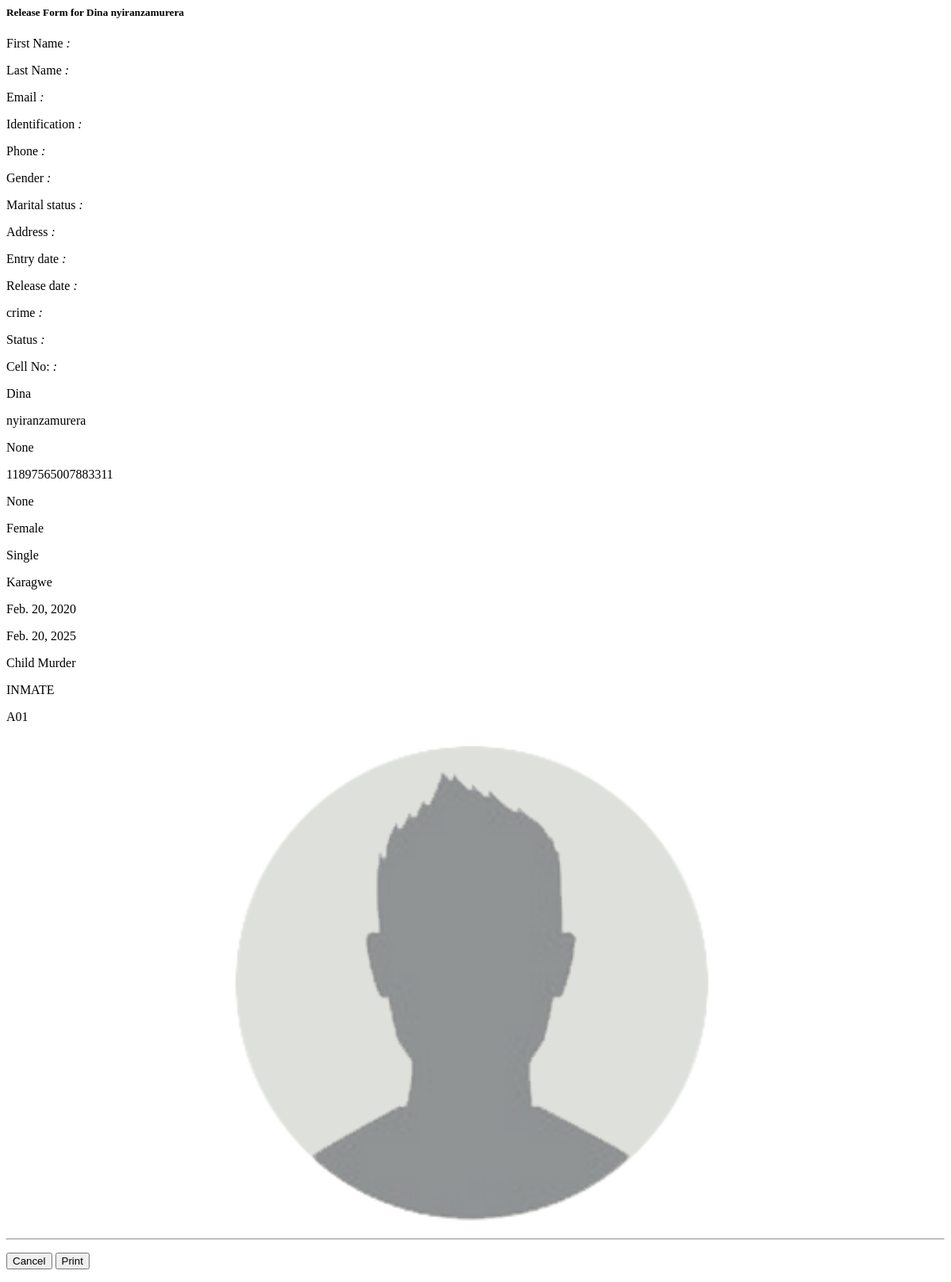
Page /prisoners/releases/63/ (signed in) on the earlier database version.
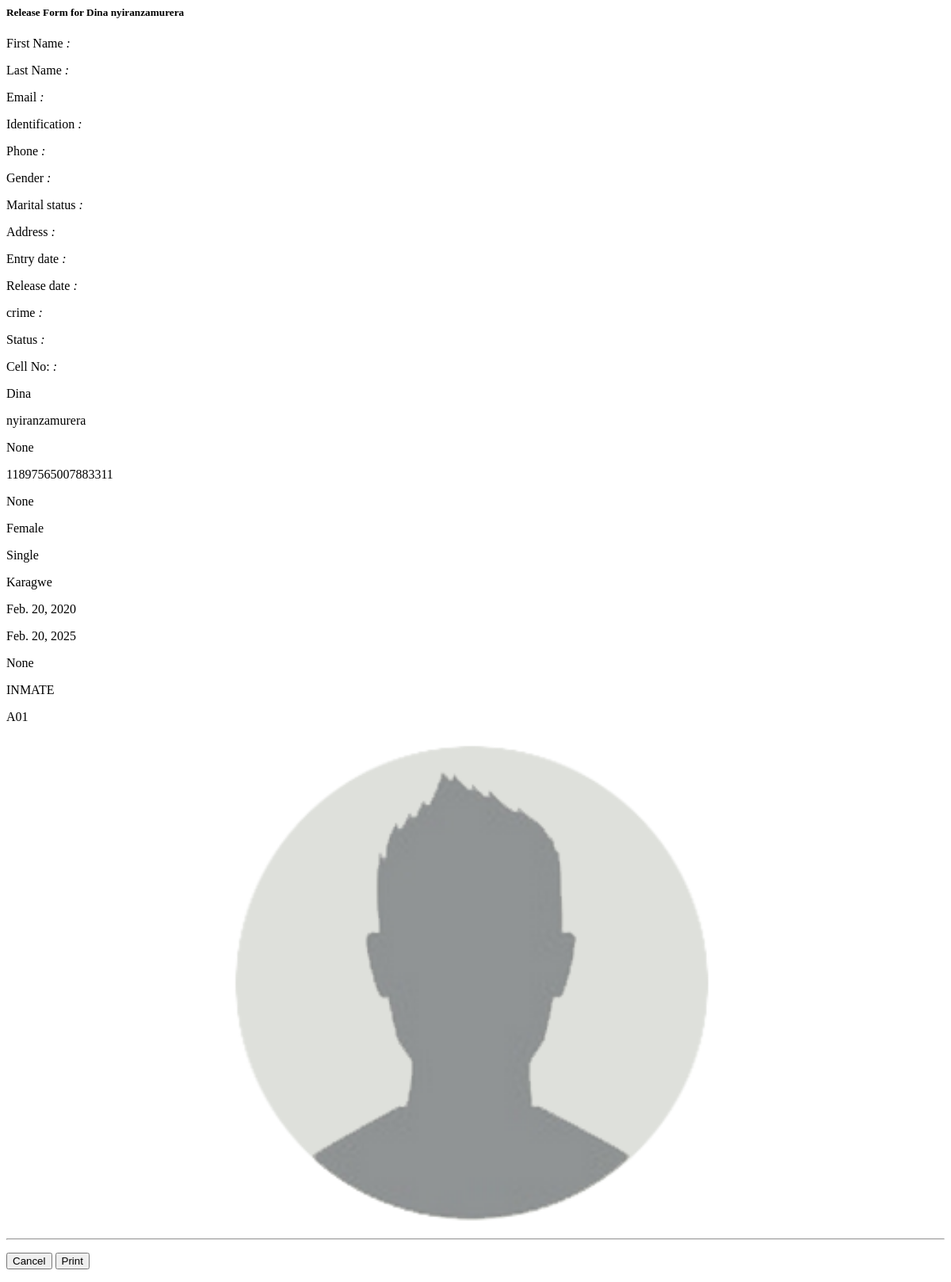
Same page on the later database version.
### prisoners_app/models.py (models this page shows, shortened)
class Prisoner(models.Model):
    firstname = models.CharField(max_length=30, default='None')
    lastname = models.CharField(max_length=30, default='None')
    email = models.EmailField(null=True,blank=True)
    identification = models.IntegerField(max_length=16)
    phone = models.IntegerField(null=True,blank=True)
    crime = models.ForeignKey(Crime, on_delete=models.SET_NULL,null=True)
    cell = models.ForeignKey(Cell, on_delete=models.SET_NULL,null=True,blank=True)
    entry_date = models.DateField()
    release_date = models.DateField(null=True, blank=True)
    marital_status = models.TextField(max_length=10, choices = MARITAL_CHOICES)
    gender = models.TextField(max_length=10, choices = GENDER_CHOICES)
    address = models.CharField(max_length=20)
    status = models.CharField(max_length=10,choices=PRISONER_STATUS_CHOICES,default="INMATE",blank=True)
    photo = models.ImageField(upload_to='photos/', default='avatar.png')

class Crime(models.Model):
    name = models.CharField(max_length=30)
    description = models.TextField()
    detention_period = models.IntegerField()
    def __str__(self):
        return self.name

class Cell(models.Model):
    name = models.CharField(max_length=10)
    max_inmates = models.IntegerField(default=4)
    status = models.CharField(max_length=10,choices=CELL_STATUS_CHOICES,default="Empty",blank=True)
    def __str__(self):
        return self.name

### prisoners_app/views.py (the view)
# urls.py: path('releases/<int:pk>/',release_form_view,name='release_form'),
@login_required
def release_form_view(request,pk):
    prisoner = get_object_or_404(Prisoner,id =pk)
    context = {'prisoner':prisoner}
    return render(request,'release_form.html',context=context)

### prisoners_app/templates/release_form.html (shortened to what this page needs)
<form method="post">
    <div class="modal-content">
        <div class="modal-header">
            <h5 class="modal-title" id="deletemodalLabel">Release Form for {{prisoner.firstname}} {{prisoner.lastname}}</h5>
        </div>
        <div class="modal-body">
            <p>
                <div class="btn-row row-fluid">
      <div class="span7">
        <div class="btn-row row-fluid">
          <div class="span4">
            <p>First Name <i class="pull-right"><i class="pull-right">:</i></i></p>
            <p>Last Name <i class="pull-right">:</i></p>
            <p>Email <i class="pull-right">:</i></p>
            <p>Identification <i class="pull-right">:</i></p>
            <p>Phone <i class="pull-right">:</i></p>
            <p>Gender <i class="pull-right">:</i></p>
            <p>Marital status <i class="pull-right">:</i></p>
            <p>Address <i class="pull-right">:</i></p>
            <p>Entry date <i class="pull-right">:</i></p>
            <p>Release date <i class="pull-right">:</i></p>
            <p>crime <i class="pull-right">:</i></p>
            <p>Status <i class="pull-right">:</i></p>
            <p>Cell No: <i class="pull-right">:</i></p>
          </div>
          <div class="span8">
            <p>{{prisoner.firstname}}</p>
            <p>{{prisoner.lastname}}</p>
            <p>{{prisoner.email}}</p>
            <p>{{prisoner.identification}}</p>
            <p>{{prisoner.phone}}</p>
            <p>{{prisoner.gender}}</p>
            <p>{{prisoner.marital_status}}</p>
            <p>{{prisoner.address}}</p>
            <p>{{prisoner.entry_date}}</p>
            <p>{{prisoner.release_date}}</p>
            <p>{{prisoner.crime}}</p>
            <p>{{prisoner.status}}</p>
            <p>{{prisoner.cell}}</p>
          </div>
        </div>
      </div>
      <div class="span4">
        <div style="text-align: center;">
          <p>
            <img src="{{prisoner.photo.url}}" style="width: 55%;">
          </p>
          <hr>
        </div>
      </div>
    </div>
            </p>
        </div>
        <div class="modal-footer">
            <button type="button" class="btn btn-secondary" data-dismiss="modal">Cancel</button>
            <button type="button" class="btn btn-primary" data-dismiss="modal">Print</button>
        </div>
    </div>
</form>

Differences in the rows shown:
changed Prisoner "Dina": crime "Child Murder" → "None"
